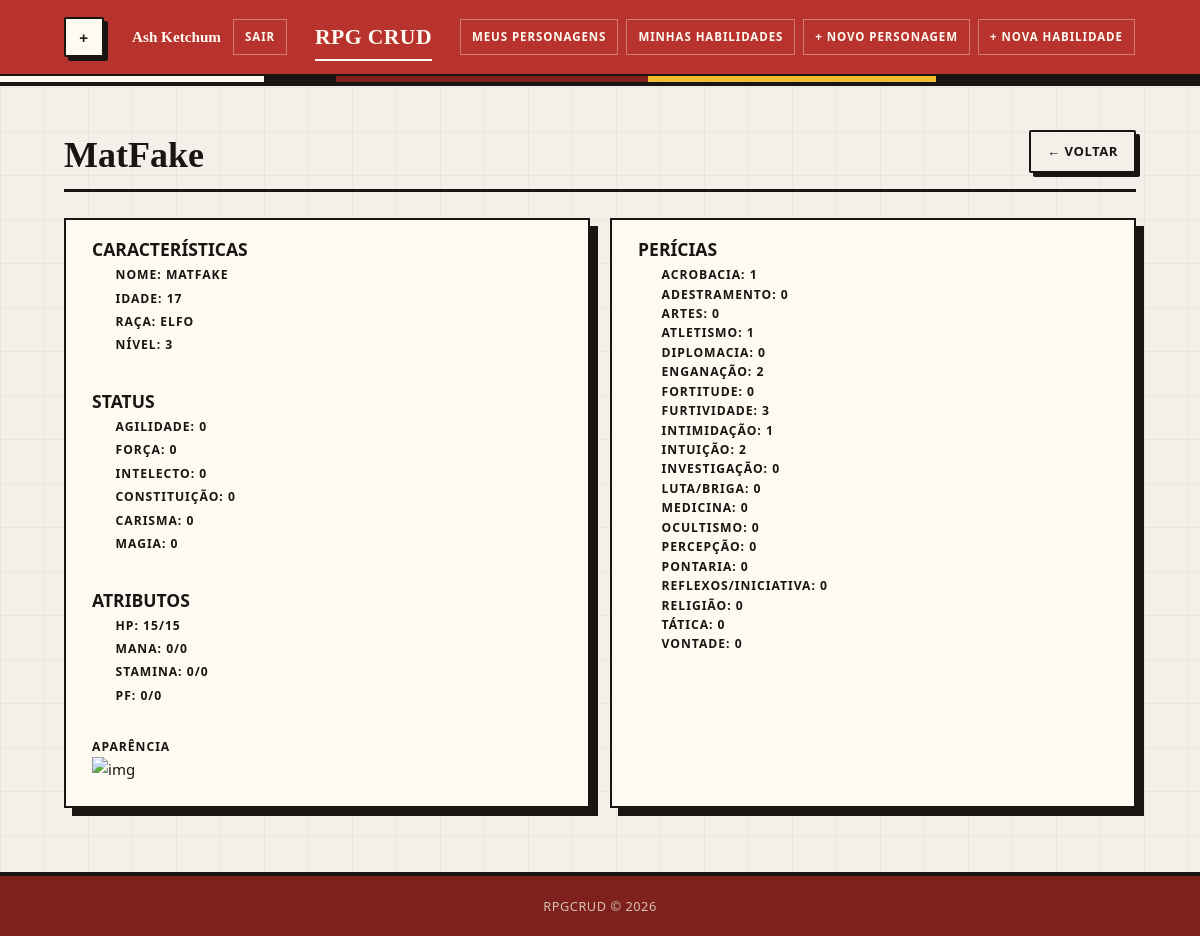
Page /pages/personagem_espiar.php?id=30 (signed in) on the committed database.
### tables this page shows
CREATE TABLE `personagem` (
  `id_usuario` int(11) DEFAULT NULL,
  `id` int(11) NOT NULL,
  `nome` varchar(100) NOT NULL,
  `idade` int(11) DEFAULT NULL,
  `raca` varchar(40) NOT NULL,
  `nivel` int(11) NOT NULL,
  `agilidade` int(11) NOT NULL,
  `forca` int(11) NOT NULL,
  `intelecto` int(11) NOT NULL,
  `constituicao` int(11) NOT NULL,
  `carisma` int(11) NOT NULL,
  `magia` int(11) NOT NULL,
  `aparencia` varchar(255) DEFAULT NULL,
  `deletado` tinyint(1) NOT NULL DEFAULT 0,
  `lore` text DEFAULT NULL
);

CREATE TABLE `pericias` (
  `id_personagem` int(11) DEFAULT NULL,
  `acrobacia` int(11) NOT NULL,
  `adestramento` int(11) NOT NULL,
  `artes` int(11) NOT NULL,
  `atletismo` int(11) NOT NULL,
  `diplomacia` int(11) NOT NULL,
  `enganacao` int(11) NOT NULL,
  `fortitude` int(11) NOT NULL,
  `furtividade` int(11) NOT NULL,
  `intimidacao` int(11) NOT NULL,
  `intuicao` int(11) NOT NULL,
  `investigacao` int(11) NOT NULL,
  `luta_briga` int(11) NOT NULL,
  `medicina` int(11) NOT NULL,
  `ocultismo` int(11) NOT NULL,
  `percepcao` int(11) NOT NULL,
  `pontaria` int(11) NOT NULL,
  `reflexos_iniciativa` int(11) NOT NULL,
  `religiao` int(11) NOT NULL,
  `tatica` int(11) NOT NULL,
  `vontade` int(11) NOT NULL
);

### config/database.php (called while the page is built, shortened)
<?php
function getConexao(): PDO {
    $dsn = "mysql:host=" . DB_HOST . ";dbname=" . DB_NAME . ";charset=" . DB_CHARSET;
    $opcoes = [
        PDO::ATTR_ERRMODE            => PDO::ERRMODE_EXCEPTION,
        PDO::ATTR_DEFAULT_FETCH_MODE => PDO::FETCH_ASSOC,
        PDO::ATTR_EMULATE_PREPARES   => false,
    ];
    return new PDO($dsn, DB_USER, DB_PASS, $opcoes);
}

### repository/PersonagemRepository.php (called while the page is built, shortened)
<?php
require_once __DIR__ . '/../config/database.php';
require_once __DIR__ . '/../entity/Personagem.php';
class PersonagemRepository {
    private PDO $pdo;
    public function __construct() {
        $this->pdo = getConexao();
    }
    public function buscarPorId(int $id): ?Personagem {
        $stmt = $this->pdo->prepare('SELECT * FROM personagem WHERE id = :id LIMIT 1');
        $stmt->execute([':id' => $id]);
        $dados = $stmt->fetch();
        if ($dados) {
            return new Personagem($dados);
        }
        return null;
    }
}

### entity/Personagem.php (called while the page is built, shortened)
<?php
class Personagem {
    private string $nome;
    private int    $idade;
    private string $raca;
    private int    $nivel;
    private int    $agilidade;
    private int    $forca;
    private int    $intelecto;
    private int    $constituicao;
    private int    $carisma;
    private int    $magia;
    private string $aparencia;
    private int    $hp;
    private int    $stamina;
    private int    $mana;
    private int    $pf;
    public function __construct(array $dados) {
        $this->nome              =        $dados['nome']       ?? '';
        $this->idade             = (int) ($dados['idade']      ?? 0);
        $this->raca              =        $dados['raca'] ?? '';
        $this->nivel             = (int) ($dados['nivel']        ?? 0);
        $this->agilidade         = (int) ($dados['agilidade']       ?? 0);
        $this->forca             = (int) ($dados['forca']       ?? 0);
        $this->intelecto         = (int) ($dados['intelecto']      ?? 0);
        $this->constituicao      = (int) ($dados['constituicao'] ?? 0);
        $this->carisma           = (int) ($dados['carisma']        ?? 0);
        $this->magia             = (int) ($dados['magia']       ?? 0);
        $this->aparencia         =        $dados['aparencia']       ?? '';
        $this->hp                = $this->nivel * 5 + $this->constituicao * 5;
        $this->stamina           = $this->forca * 10;
        $this->mana              = $this->magia * 10;
        if($this->carisma > $this->intelecto) $this->pf = $this->carisma;
        else $this->pf = $this->intelecto;
    }
    public function getNome():            string { return $this->nome; }
    public function getIdade():           int    { return $this->idade; }
    public function getRaca():            string { return $this->raca; }
    public function getNivel():           int    { return $this->nivel; }
    public function getAgilidade():       int    { return $this->agilidade; }
    public function getForca():           int    { return $this->forca; }
    public function getIntelecto():       int    { return $this->intelecto; }
    public function getConstituicao():    int    { return $this->constituicao; }
    public function getCarisma():         int    { return $this->carisma; }
    public function getMagia():           int    { return $this->magia; }
    public function getAparencia():       string { return $this->aparencia; }
    public function getHp():              int    { return $this->hp; }
    public function getStamina():         int    { return $this->stamina; }
    public function getMana():            int    { return $this->mana; }
    public function getPf():              int    { return $this->pf; }
}

### repository/PericiaRepository.php (called while the page is built, shortened)
<?php
require_once __DIR__ . '/../config/database.php';
require_once __DIR__ . '/../entity/Pericia.php';
class PericiaRepository {
    private PDO $pdo;
    public function __construct() {
        $this->pdo = getConexao();
    }
    public function buscarPorId(int $id_personagem): ?Pericia {
        $stmt = $this->pdo->prepare('SELECT * FROM pericias WHERE id_personagem = :id_personagem LIMIT 1');
        $stmt->execute([':id_personagem' => $id_personagem]);
        $dados = $stmt->fetch();
        if ($dados) {
            return new Pericia($dados);
        }
        return null;
    }
}

### entity/Pericia.php (called while the page is built, shortened)
<?php
class Pericia {
    private int    $acrobacia;
    private int    $adestramento;
    private int    $artes;
    private int    $atletismo;
    private int    $diplomacia;
    private int    $enganacao;
    private int    $fortitude;
    private int    $furtividade;
    private int    $intimidacao;
    private int    $intuicao;
    private int    $investigacao;
    private int    $luta_briga;
    private int    $medicina;
    private int    $ocultismo;
    private int    $percepcao;
    private int    $pontaria;
    private int    $reflexos_iniciativa;
    private int    $religiao;
    private int    $tatica;
    private int    $vontade;
    public function __construct(array $dados) {
        $this->acrobacia            = (int) ($dados['acrobacia']  ?? 0);
        $this->adestramento         = (int) ($dados['adestramento']  ?? 0);
        $this->artes                = (int) ($dados['artes']  ?? 0);
        $this->atletismo            = (int) ($dados['atletismo']  ?? 0);
        $this->diplomacia           = (int) ($dados['diplomacia']  ?? 0);
        $this->enganacao            = (int) ($dados['enganacao']  ?? 0);
        $this->fortitude            = (int) ($dados['fortitude']  ?? 0);
        $this->furtividade          = (int) ($dados['furtividade']  ?? 0);
        $this->intimidacao          = (int) ($dados['intimidacao']  ?? 0);
        $this->intuicao             = (int) ($dados['intuicao']  ?? 0);
        $this->investigacao         = (int) ($dados['investigacao']  ?? 0);
        $this->luta_briga           = (int) ($dados['luta_briga']  ?? 0);
        $this->medicina             = (int) ($dados['medicina']  ?? 0);
        $this->ocultismo            = (int) ($dados['ocultismo']  ?? 0);
        $this->percepcao            = (int) ($dados['percepcao']  ?? 0);
        $this->pontaria             = (int) ($dados['pontaria']  ?? 0);
        $this->reflexos_iniciativa  = (int) ($dados['reflexos_iniciativa']  ?? 0);
        $this->religiao             = (int) ($dados['religiao']  ?? 0);
        $this->tatica               = (int) ($dados['tatica']  ?? 0);
        $this->vontade              = (int) ($dados['vontade']  ?? 0);
    }
    public function getAcrobacia():                 int    { return $this->acrobacia; }
    public function getAdestramento():              int    { return $this->adestramento; }
    public function getArtes():                     int    { return $this->artes; }
    public function getAtletismo():                 int    { return $this->atletismo; }
    public function getDiplomacia():                int    { return $this->diplomacia; }
    public function getEnganacao():                 int    { return $this->enganacao; }
    public function getFortitude():                 int    { return $this->fortitude; }
    public function getFurtividade():               int    { return $this->furtividade; }
    public function getIntimidacao():               int    { return $this->intimidacao; }
    public function getIntuicao():                  int    { return $this->intuicao; }
    public function getInvestigacao():              int    { return $this->investigacao; }
    public function getLuta_Briga():                int    { return $this->luta_briga; }
    public function getMedicina():                  int    { return $this->medicina; }
    public function getOcultismo():                 int    { return $this->ocultismo; }
    public function getPercepcao():                 int    { return $this->percepcao; }
    public function getPontaria():                  int    { return $this->pontaria; }
    public function getReflexos_Iniciativa():       int    { return $this->reflexos_iniciativa; }
    public function getReligiao():                  int    { return $this->religiao; }
    public function getTatica():                    int    { return $this->tatica; }
    public function getVontade():                   int    { return $this->vontade; }
}

### pages/personagem_espiar.php (the view, shortened to what this page needs)
<?php
require_once __DIR__ . '/../repository/PersonagemRepository.php';
require_once __DIR__ . '/../repository/PericiaRepository.php';
$repo_personagem = new PersonagemRepository();
$repo_pericia = new PericiaRepository();
$personagem = null;
$pericias = null;
$id_personagem = 0;
if (isset($_GET['id'])) {
    $id_personagem = (int) $_GET['id'];
}
if ($id_personagem > 0) {
  $personagem = $repo_personagem->buscarPorId($id_personagem);
  $pericias = $repo_pericia->buscarPorId($id_personagem);
}
require_once __DIR__ . '/../includes/header.php';
?>
<div class="page-header">
  <h2><?= $personagem->getNome(); ?></h2>
  <a href="index.php" class="btn btn-ghost">← Voltar</a>
</div>
<div class="form">
  <div class="form-card">
    <div class="form-group">
        <h3 for="caracteristicas">CARACTERÍSTICAS</h3>
        <div class="form-group2">
          <label for="nome">Nome: <?= $personagem->getNome() ?></label>
        </div>
        <div class="form-group2">
          <label for="idade">Idade: <?= $personagem->getIdade() ?></label>
        </div>
        <div class="form-group2">
          <label for="raca">Raça: <?= $personagem->getRaca() ?></label>
        </div>
        <div class="form-group2">
          <label for="nivel">Nível: <?= $personagem->getNivel() ?></label>
        </div>
    </div>
      <div class="form-group">
        <h3 for="status">STATUS</h3>
        <div class="form-group2">
          <label for="agilidade">Agilidade: <?= $personagem->getAgilidade() ?></label>
        </div>
        <div class="form-group2">
          <label for="forca">Força: <?= $personagem->getForca() ?></label>
        </div>
        <div class="form-group2">
          <label for="intelecto">Intelecto: <?= $personagem->getIntelecto() ?></label>
        </div>
        <div class="form-group2">
          <label for="constituicao">Constituição: <?= $personagem->getConstituicao() ?></label>
        </div>
        <div class="form-group2">
          <label for="carisma">Carisma: <?= $personagem->getCarisma() ?></label>
        </div>
        <div class="form-group2">
          <label for="magia">Magia: <?= $personagem->getMagia() ?></label>
        </div>
      </div>
      <div class="form-group">
        <h3 for="status">ATRIBUTOS</h3>
        <div class="form-group2">
          <label for="hp">HP: <?= $personagem->getHp() ?>/<?= $personagem->getHp() ?></label>
        </div>
        <div class="form-group2">
          <label for="mana">Mana: <?= $personagem->getMana() ?>/<?= $personagem->getMana() ?></label>
        </div>
        <div class="form-group2">
          <label for="stamina">Stamina: <?= $personagem->getStamina() ?>/<?= $personagem->getStamina() ?></label>
        </div>
        <div class="form-group2">
          <label for="pf">PF: <?= $personagem->getPf() ?>/<?= $personagem->getPf() ?></label>
        </div>
      </div>
      <div class="form-group">
        <label for="aparencia">Aparência</label>
        <img src="<?= $personagem->getAparencia() ?>" alt="img">
      </div>
  </div>
  <div class="form-card">
      <div class="form-group">
          <h3>PERÍCIAS</h3>
          <div class="form-group2">
              <label for="acrobacia">Acrobacia: <?= $pericias->getAcrobacia() ?></label>
              <label for="adestramento">Adestramento: <?= $pericias->getAdestramento() ?></label>
              <label for="artes">Artes: <?= $pericias->getArtes() ?></label>
              <label for="atletismo">Atletismo: <?= $pericias->getAtletismo() ?></label>
              <label for="diplomacia">Diplomacia: <?= $pericias->getDiplomacia() ?></label>
              <label for="enganacao">Enganação: <?= $pericias->getEnganacao() ?></label>
              <label for="fortitude">Fortitude: <?= $pericias->getFortitude() ?></label>
              <label for="furtividade">Furtividade: <?= $pericias->getFurtividade() ?></label>
              <label for="intimidacao">Intimidação: <?= $pericias->getIntimidacao() ?></label>
              <label for="intuicao">Intuição: <?= $pericias->getIntuicao() ?></label>
              <label for="investigacao">Investigação: <?= $pericias->getInvestigacao() ?></label>
              <label for="luta_briga">Luta/Briga: <?= $pericias->getLuta_Briga() ?></label>
              <label for="medicina">Medicina: <?= $pericias->getMedicina() ?></label>
              <label for="ocultismo">Ocultismo: <?= $pericias->getOcultismo() ?></label>
              <label for="percepcao">Percepção: <?= $pericias->getPercepcao() ?></label>
              <label for="pontaria">Pontaria: <?= $pericias->getPontaria() ?></label>
              <label for="reflexos_iniciativa">Reflexos/Iniciativa: <?= $pericias->getReflexos_Iniciativa() ?></label>
              <label for="religiao">Religião: <?= $pericias->getReligiao() ?></label>
              <label for="tatica">Tática: <?= $pericias->getTatica() ?></label>
              <label for="vontade">Vontade: <?= $pericias->getVontade() ?></label>
          </div>
      </div>
  </div>
</div>
<?php require_once __DIR__ . '/../includes/footer.php'; ?>

### rows in the picture
personagem: nome "MatFake", nome "MATFAKE", idade "17", raca "ELFO", nivel "3", agilidade "0", forca "0", intelecto "0", constituicao "0", carisma "0", magia "0", $personagem->getHp() "15"
pericias: acrobacia "1", adestramento "0", artes "0", atletismo "1", diplomacia "0", enganacao "2", fortitude "0", furtividade "3", intimidacao "1", intuicao "2", investigacao "0", luta_briga "0", medicina "0", ocultismo "0", percepcao "0", pontaria "0", reflexos_iniciativa "0", religiao "0", tatica "0", vontade "0"

### other values in the picture
$nomeUser "Ash Ketchum"
